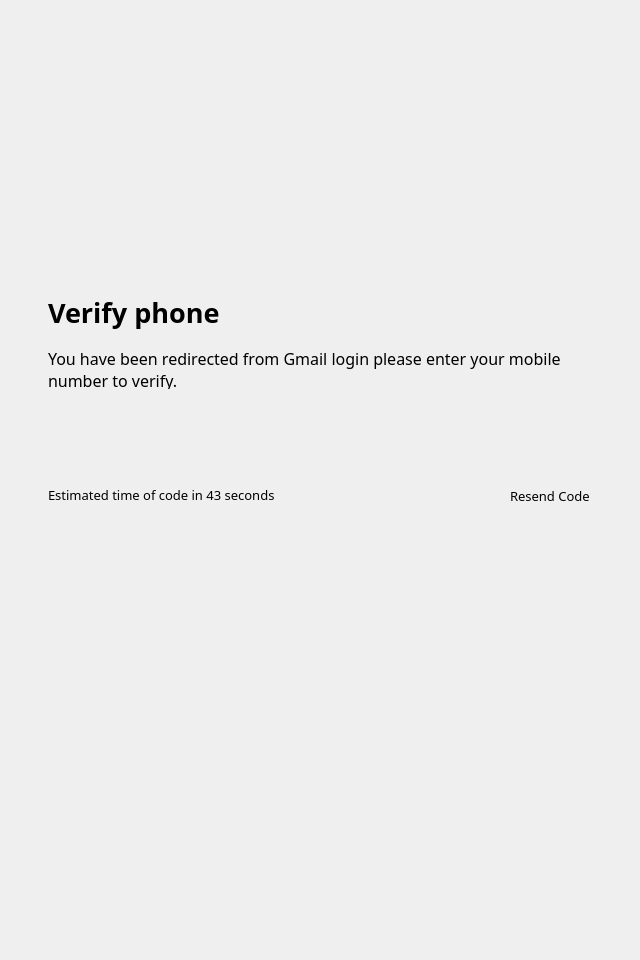
<?xml version="1.0" encoding="UTF-8"?>
<ui version="4.0">
 <class>Form</class>
 <widget class="QWidget" name="Form">
  <property name="geometry">
   <rect>
    <x>0</x>
    <y>0</y>
    <width>640</width>
    <height>960</height>
   </rect>
  </property>
  <property name="windowTitle">
   <string>Form</string>
  </property>
  <widget class="QLabel" name="label">
   <property name="geometry">
    <rect>
     <x>48</x>
     <y>294</y>
     <width>181</width>
     <height>41</height>
    </rect>
   </property>
   <property name="sizePolicy">
    <sizepolicy hsizetype="Fixed" vsizetype="Fixed">
     <horstretch>0</horstretch>
     <verstretch>0</verstretch>
    </sizepolicy>
   </property>
   <property name="font">
    <font>
     <family>微软雅黑</family>
     <pointsize>20</pointsize>
     <weight>75</weight>
     <bold>true</bold>
    </font>
   </property>
   <property name="text">
    <string>Verify phone</string>
   </property>
   <property name="alignment">
    <set>Qt::AlignLeading|Qt::AlignLeft|Qt::AlignTop</set>
   </property>
  </widget>
  <widget class="QLabel" name="label_2">
   <property name="geometry">
    <rect>
     <x>48</x>
     <y>347</y>
     <width>544</width>
     <height>42</height>
    </rect>
   </property>
   <property name="sizePolicy">
    <sizepolicy hsizetype="Fixed" vsizetype="Fixed">
     <horstretch>0</horstretch>
     <verstretch>0</verstretch>
    </sizepolicy>
   </property>
   <property name="font">
    <font>
     <family>微软雅黑</family>
     <pointsize>12</pointsize>
    </font>
   </property>
   <property name="text">
    <string>You have been redirected from Gmail login please enter your mobile number to verify.</string>
   </property>
   <property name="alignment">
    <set>Qt::AlignLeading|Qt::AlignLeft|Qt::AlignTop</set>
   </property>
   <property name="wordWrap">
    <bool>true</bool>
   </property>
  </widget>
  <widget class="WCommonEdit" name="phoneNumEdit" native="true">
   <property name="geometry">
    <rect>
     <x>48</x>
     <y>409</y>
     <width>392</width>
     <height>60</height>
    </rect>
   </property>
   <property name="sizePolicy">
    <sizepolicy hsizetype="Fixed" vsizetype="Fixed">
     <horstretch>0</horstretch>
     <verstretch>0</verstretch>
    </sizepolicy>
   </property>
   <property name="font">
    <font>
     <family>微软雅黑</family>
     <pointsize>10</pointsize>
    </font>
   </property>
  </widget>
  <widget class="WVerificationCode" name="sendBtn" native="true">
   <property name="geometry">
    <rect>
     <x>456</x>
     <y>409</y>
     <width>136</width>
     <height>60</height>
    </rect>
   </property>
   <property name="sizePolicy">
    <sizepolicy hsizetype="Fixed" vsizetype="Fixed">
     <horstretch>0</horstretch>
     <verstretch>0</verstretch>
    </sizepolicy>
   </property>
   <property name="font">
    <font>
     <family>微软雅黑</family>
     <pointsize>14</pointsize>
    </font>
   </property>
  </widget>
  <widget class="QLabel" name="label_3">
   <property name="geometry">
    <rect>
     <x>48</x>
     <y>485</y>
     <width>241</width>
     <height>20</height>
    </rect>
   </property>
   <property name="sizePolicy">
    <sizepolicy hsizetype="Fixed" vsizetype="Fixed">
     <horstretch>0</horstretch>
     <verstretch>0</verstretch>
    </sizepolicy>
   </property>
   <property name="font">
    <font>
     <family>微软雅黑</family>
     <pointsize>10</pointsize>
    </font>
   </property>
   <property name="text">
    <string>Estimated time of code in 43 seconds</string>
   </property>
  </widget>
  <widget class="QLabel" name="resendLabel">
   <property name="geometry">
    <rect>
     <x>510</x>
     <y>485</y>
     <width>81</width>
     <height>21</height>
    </rect>
   </property>
   <property name="sizePolicy">
    <sizepolicy hsizetype="Fixed" vsizetype="Fixed">
     <horstretch>0</horstretch>
     <verstretch>0</verstretch>
    </sizepolicy>
   </property>
   <property name="font">
    <font>
     <family>微软雅黑</family>
     <pointsize>10</pointsize>
     <weight>50</weight>
     <bold>false</bold>
    </font>
   </property>
   <property name="text">
    <string>Resend Code</string>
   </property>
  </widget>
  <widget class="WCommonEdit" name="verificationCodeEdit" native="true">
   <property name="geometry">
    <rect>
     <x>48</x>
     <y>526</y>
     <width>544</width>
     <height>56</height>
    </rect>
   </property>
   <property name="sizePolicy">
    <sizepolicy hsizetype="Fixed" vsizetype="Fixed">
     <horstretch>0</horstretch>
     <verstretch>0</verstretch>
    </sizepolicy>
   </property>
   <property name="font">
    <font>
     <family>微软雅黑</family>
     <pointsize>10</pointsize>
    </font>
   </property>
  </widget>
  <widget class="WButton" name="verifyBtn" native="true">
   <property name="geometry">
    <rect>
     <x>48</x>
     <y>606</y>
     <width>544</width>
     <height>60</height>
    </rect>
   </property>
   <property name="sizePolicy">
    <sizepolicy hsizetype="Fixed" vsizetype="Fixed">
     <horstretch>0</horstretch>
     <verstretch>0</verstretch>
    </sizepolicy>
   </property>
   <property name="font">
    <font>
     <family>微软雅黑</family>
     <pointsize>14</pointsize>
    </font>
   </property>
  </widget>
 </widget>
 <customwidgets>
  <customwidget>
   <class>WCommonEdit</class>
   <extends>QWidget</extends>
   <header location="global">WCommonEdit.h</header>
   <container>1</container>
  </customwidget>
  <customwidget>
   <class>WButton</class>
   <extends>QWidget</extends>
   <header location="global">wbutton.h</header>
   <container>1</container>
  </customwidget>
  <customwidget>
   <class>WVerificationCode</class>
   <extends>QWidget</extends>
   <header location="global">WVerificationCode.h</header>
   <container>1</container>
  </customwidget>
 </customwidgets>
 <resources/>
 <connections/>
</ui>
